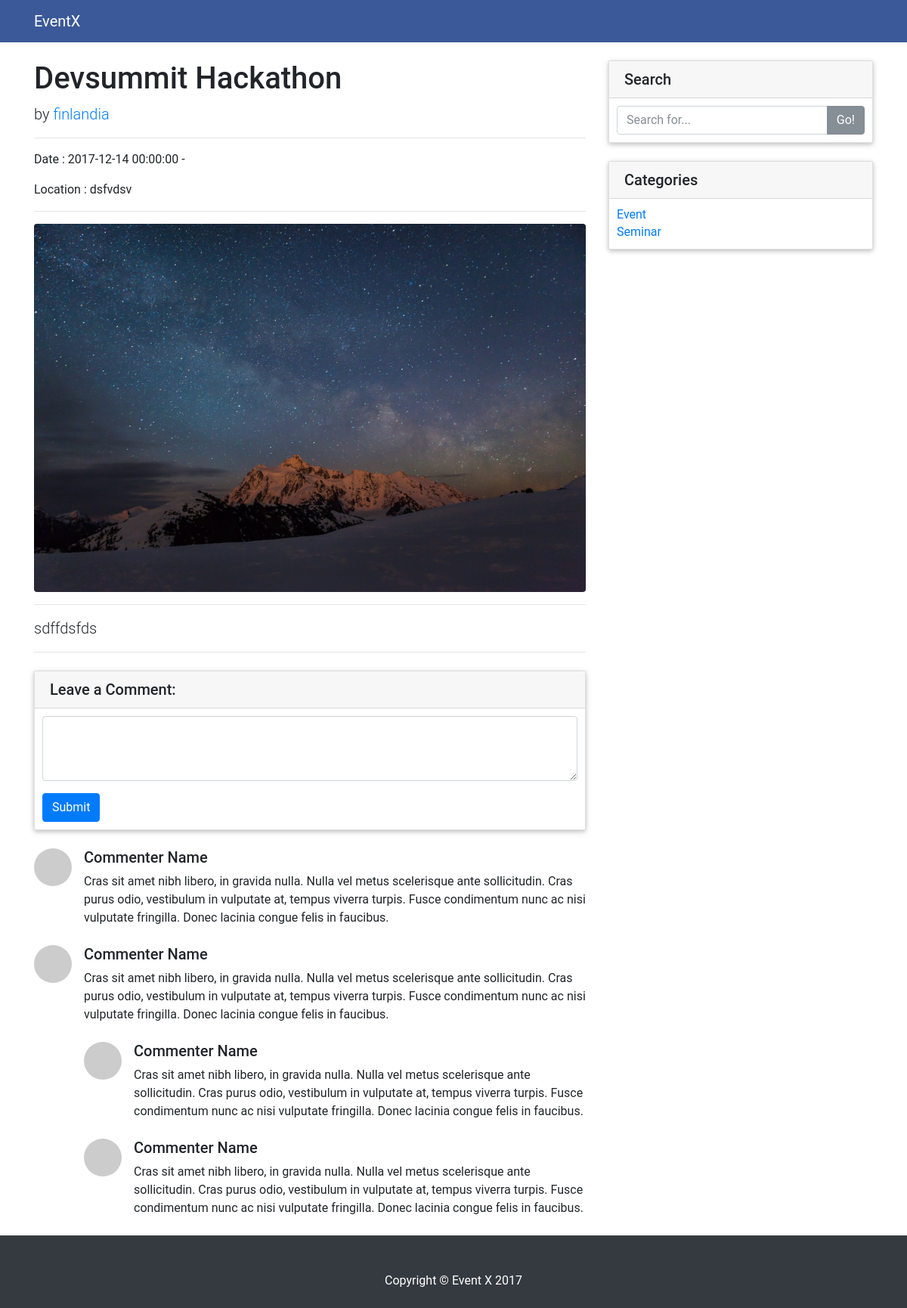
The page /home/event/100 on the database its author committed.
### tables this page shows
CREATE TABLE `event` (
  `id` int(11) NOT NULL,
  `name` varchar(200) NOT NULL,
  `location` varchar(250) NOT NULL,
  `date` text NOT NULL,
  `description` text NOT NULL,
  `img` varchar(100) NOT NULL,
  `id_category` int(11) NOT NULL,
  `id_users` int(11) NOT NULL,
  `username` varchar(100) NOT NULL
);

CREATE TABLE `users` (
  `id_users` int(11) NOT NULL,
  `username` varchar(100) NOT NULL,
  `email` varchar(100) NOT NULL,
  `password` varchar(255) NOT NULL,
  `signup_date` date NOT NULL
);

CREATE TABLE `category` (
  `id_category` int(11) NOT NULL,
  `name_category` varchar(25) NOT NULL
);

### application/controllers/Home.php (called while the page is built, shortened)
<?php
class Home extends CI_Controller {
    public function __construct() {
        $this->load->model("home/Event");
        $this->load->model("home/Category");
        $this->load->model("home/Users");
    }
    public function event($id){
        $res = $this->Event;
        $user = $this->Users;
        $dataEvent = $res->find("id",$id);
        $dataUser = $user->find("id_users",$dataEvent->row()->id_users);
        $data["dataEvent"] = $dataEvent;
        $data["dataUsers"] = $dataUser;
        $data["category"] = $this->Category->find();
        $this->load->view('theme/home_detail', $data);
        $this->load->view('detail_event', $data);
        $this->load->view('theme/footer_detail');
    }
}

### index.php (called while the page is built, shortened)
<?php
require_once BASEPATH.'core/CodeIgniter.php';

### application/models/home/Event.php (called while the page is built, shortened)
<?php
class Event extends CI_Model {
    function find($param = "id", $val = "") {
        if ($val == "") {
            return $this->db->get("event");
        } else {
            return $this->db->get_where("event", array($param => $val));
        }
    }
}
?>

### application/models/home/Users.php (called while the page is built, shortened)
<?php
class Users extends CI_Model {
    function find($param = "id_users", $val = "") {
        if ($val == "") {
            return $this->db->get("users");
        } else {
            return $this->db->get_where("users", array($param => $val));
        }
    }
}

### application/models/home/Category.php (called while the page is built, shortened)
<?php
class Category extends CI_Model {
    function find($param = "id_category", $val = "") {
        if ($val == "") {
            return $this->db->get("category");
        } else {
            return $this->db->get("category", array($param => $val));
        }
    }
}

### application/views/detail_event.php (the view, shortened to what this page needs)
<div class="container">
  <div class="row">
    <div class="col-lg-8">
      <h1 class="mt-4"><?= $dataEvent->row()->name ?></h1>
      <p class="lead">
        by
        <a href="#"><?=  $dataUsers->row()->username  ?></a>
      </p>
      <hr>
      <p>Date : <?= $dataEvent->row()->date ?> - <?= $dataEvent->row()->dateEnd?></p>
      <p>Location : <?= $dataEvent->row()->location ?></p>
      <hr>
      <div class="thumbnail">
      <img class="img-fluid rounded" src="<?=  $dataEvent->row()->img  ?>" alt="">
      </div>
      <hr>
      <p class="lead">
      <?= $dataEvent->row()->description ?></p>
      <hr>
      <div class="card my-4">
        <h5 class="card-header">Leave a Comment:</h5>
        <div class="card-body">
          <form>
            <div class="form-group">
              <textarea class="form-control" rows="3"></textarea>
            </div>
            <button type="submit" class="btn btn-primary">Submit</button>
          </form>
        </div>
      </div>
      <div class="media mb-4">
        <img class="d-flex mr-3 rounded-circle" src="http://placehold.it/50x50" alt="">
        <div class="media-body">
          <h5 class="mt-0">Commenter Name</h5>
          Cras sit amet nibh libero, in gravida nulla. Nulla vel metus scelerisque ante sollicitudin. Cras purus odio, vestibulum in vulputate at, tempus viverra turpis. Fusce condimentum nunc ac nisi vulputate fringilla. Donec lacinia congue felis in faucibus.
        </div>
      </div>
      <div class="media mb-4">
        <img class="d-flex mr-3 rounded-circle" src="http://placehold.it/50x50" alt="">
        <div class="media-body">
          <h5 class="mt-0">Commenter Name</h5>
          Cras sit amet nibh libero, in gravida nulla. Nulla vel metus scelerisque ante sollicitudin. Cras purus odio, vestibulum in vulputate at, tempus viverra turpis. Fusce condimentum nunc ac nisi vulputate fringilla. Donec lacinia congue felis in faucibus.
          <div class="media mt-4">
            <img class="d-flex mr-3 rounded-circle" src="http://placehold.it/50x50" alt="">
            <div class="media-body">
              <h5 class="mt-0">Commenter Name</h5>
              Cras sit amet nibh libero, in gravida nulla. Nulla vel metus scelerisque ante sollicitudin. Cras purus odio, vestibulum in vulputate at, tempus viverra turpis. Fusce condimentum nunc ac nisi vulputate fringilla. Donec lacinia congue felis in faucibus.
            </div>
          </div>
          <div class="media mt-4">
            <img class="d-flex mr-3 rounded-circle" src="http://placehold.it/50x50" alt="">
            <div class="media-body">
              <h5 class="mt-0">Commenter Name</h5>
              Cras sit amet nibh libero, in gravida nulla. Nulla vel metus scelerisque ante sollicitudin. Cras purus odio, vestibulum in vulputate at, tempus viverra turpis. Fusce condimentum nunc ac nisi vulputate fringilla. Donec lacinia congue felis in faucibus.
            </div>
          </div>
        </div>
      </div>
    </div>
    <div class="col-md-4">
      <div class="card my-4">
        <h5 class="card-header">Search</h5>
        <div class="card-body">
          <div class="input-group">
            <input type="text" class="form-control" placeholder="Search for...">
            <span class="input-group-btn">
              <button class="btn btn-secondary" type="button">Go!</button>
            </span>
          </div>
        </div>
      </div>
      <div class="card my-4">
        <h5 class="card-header">Categories</h5>
        <div class="card-body">
          <div class="row">
            <div class="col-lg-6">
              <ul class="list-unstyled mb-0">
                <li>
                  <?php foreach ($category->result() as $key => $value) { ?>
                                    <li><a href="<?= base_url("home/category/" . $value->id_category) ?>"><?= $value->name_category ?></a></li>
                                <?php } ?>
                </li>
              </ul>
            </div>
          </div>
        </div>
      </div>
    </div>
  </div>
</div>

### assets/assets_detail/css/blog-post.css (style rules this page uses)
body { padding-top: 54px; }
@media (min-width: 992px) { body { padding-top: 56px; } }

### rows shown on the page
event: name "Devsummit Hackathon", date "2017-12-14 00:00:00", location "dsfvdsv", img (picture), description "sdffdsfds"
users: username "finlandia"
category: name_category "Event"
category: name_category "Seminar"
